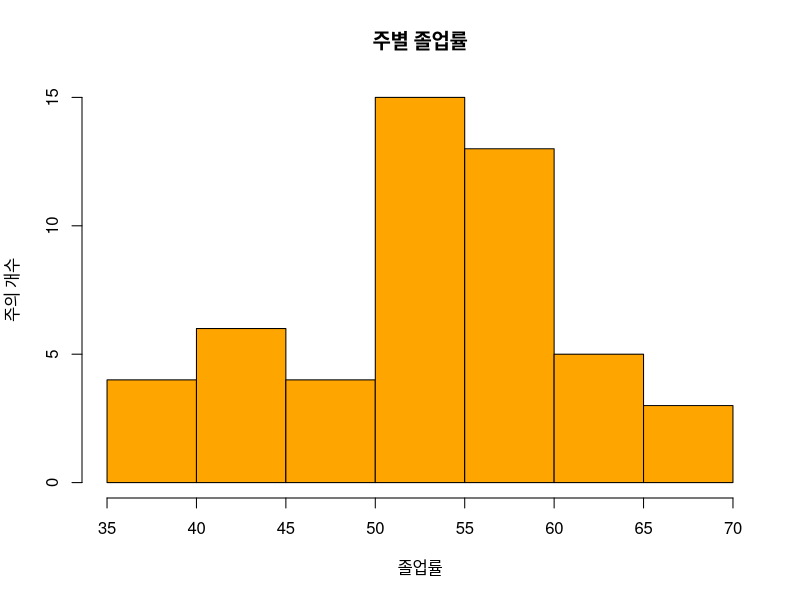
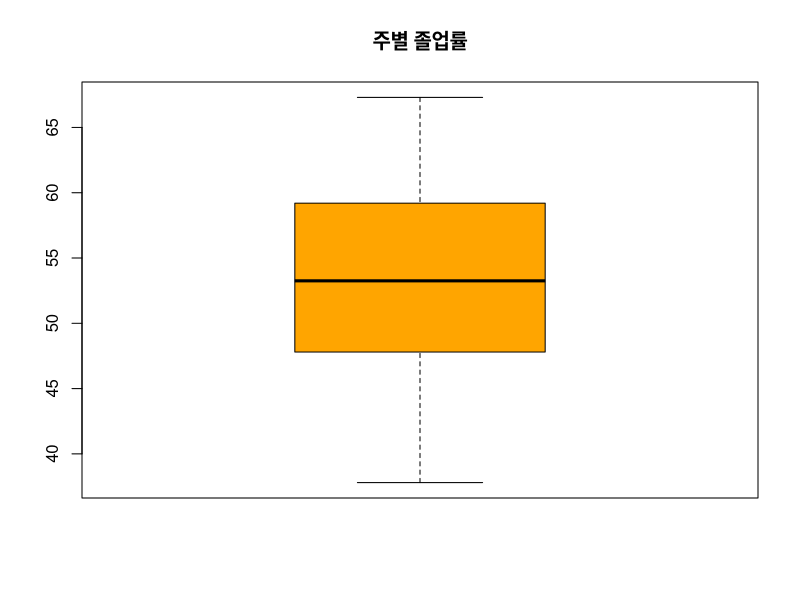

Source code (R) for these figures, in order:
str(state.x77)
head(state.x77)

grad <- state.x77[, 'HS Grad']
grad

summary(grad) #전체 데이터의 사분위
var(grad) #분산
sd(grad) #표준편차

hist(grad,
     main = '주별 졸업률',
     xlab = '졸업률',
     ylab = '주의 개수',
     col = 'orange')

boxplot(grad,
        main = '주별 졸업률',
        col = 'orange')

idx <- which(grad == min(grad))
grad[idx]

idx <- which(grad < mean(grad))
grad[idx]